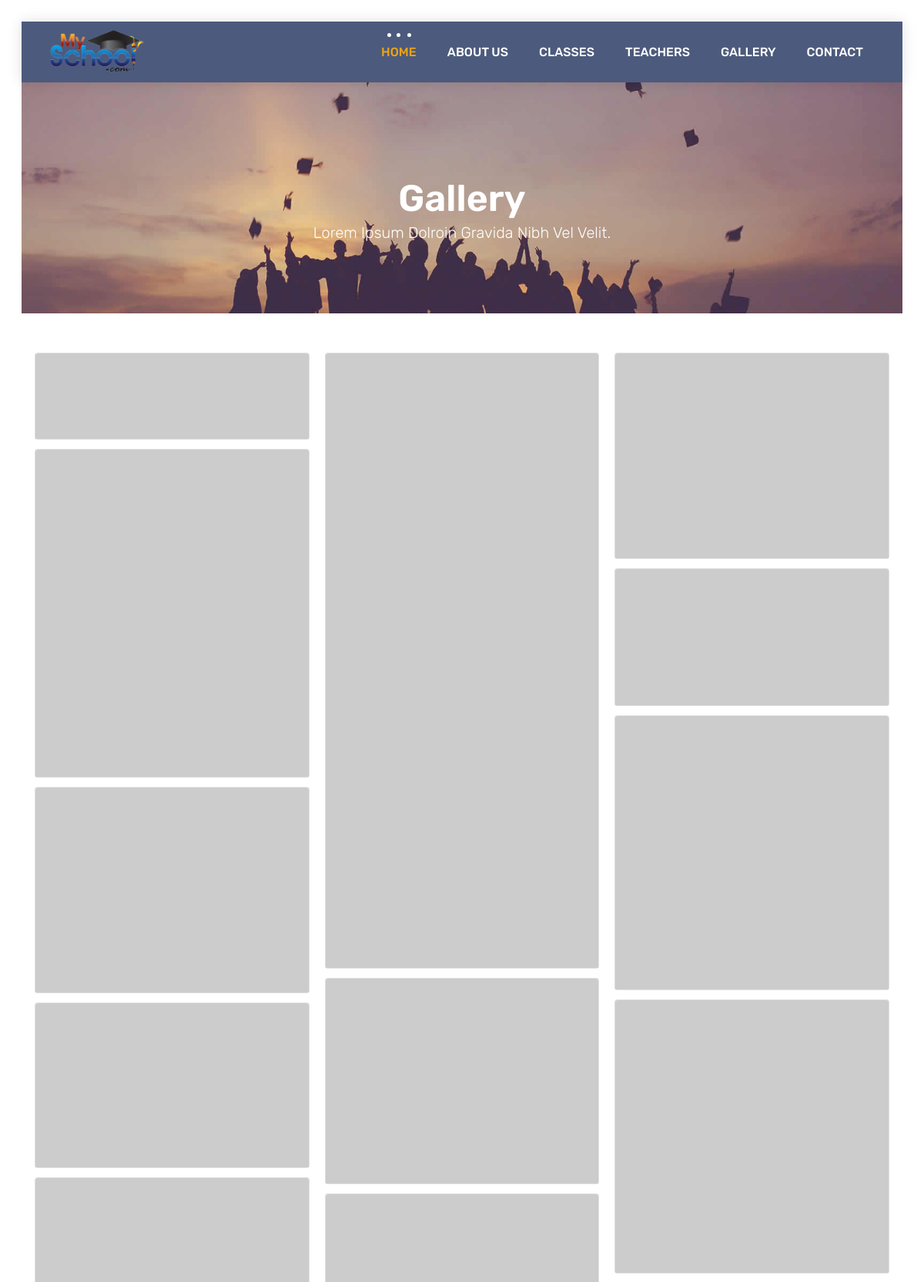
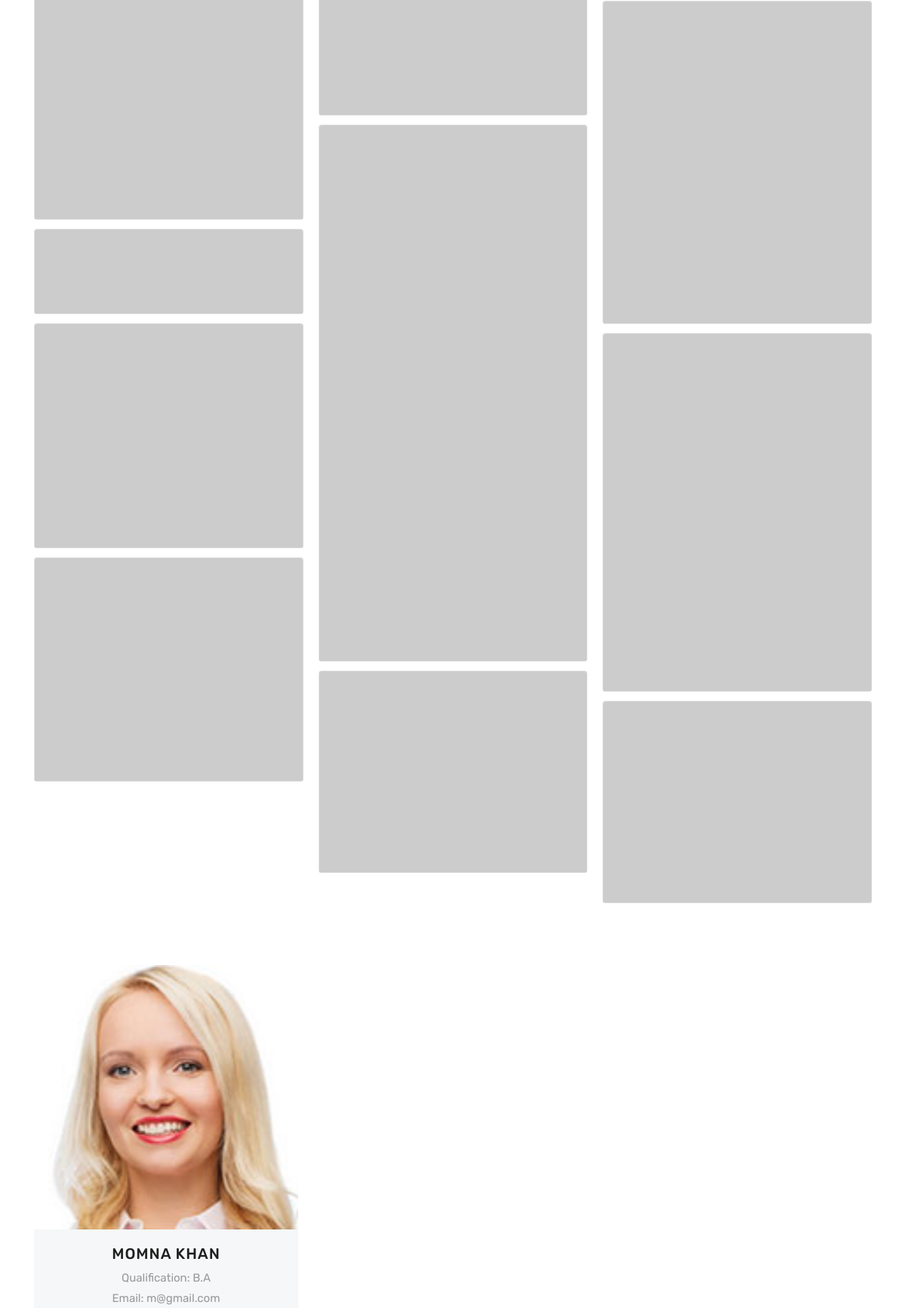
/gallery.php (signed in, upper part), run on the app's committed database (2 pictures, top to bottom).
### tables this page shows
CREATE TABLE `teacher` (
  `Id` int(11) NOT NULL,
  `Image_Url` varchar(225) NOT NULL,
  `Name` varchar(225) NOT NULL,
  `Email` varchar(225) NOT NULL,
  `Pass` varchar(225) NOT NULL,
  `Phone` varchar(225) NOT NULL,
  `Qualification` varchar(225) NOT NULL,
  `Subjects` varchar(225) NOT NULL,
  `Role` int(11) NOT NULL DEFAULT 1
);

### gallery.php (the view, shortened to what this page needs)
<?php
 $conn = mysqli_connect("localhost","root","","online-school-system");
?>
<!DOCTYPE html>
<html lang="en">
 <head>
   <link rel="stylesheet" href="css/bootstrap.min.css">
   <link rel="stylesheet" href="style.css">
   <link rel="stylesheet" href="css/versions.css">
   <link rel="stylesheet" href="css/responsive.css">
   <link rel="stylesheet" href="css/custom.css">
 </head>
 <body class="host_version">
     <?php
     include_once("nav.php");
     ?>
	 <div class="all-title-box">
	     <div class="container text-center">
			 <h1>Gallery<span class="m_1">Lorem Ipsum dolroin gravida nibh vel velit.</span></h1>
		 </div>
	 </div>
     <br>
     <br>
     <div class="container">
  <div class="card-columns">
    <div class="card "> <img class="card-img-top" src="	https://placeimg.com/640/200/tech/1	" alt="Card image cap"> </div>
    <div class="card "> <img class="card-img-top" src="	https://placeimg.com/400/480/tech/2	" alt="Card image cap"> </div>
    <div class="card "> <img class="card-img-top" src="	https://placeimg.com/640/480/tech/3	" alt="Card image cap"> </div>
    <div class="card "> <img class="card-img-top" src="	https://placeimg.com/500/300/tech/4	" alt="Card image cap"> </div>
    <div class="card "> <img class="card-img-top" src="	https://placeimg.com/400/480/tech/5	" alt="Card image cap"> </div>
    <div class="card "> <img class="card-img-top" src="	https://placeimg.com/640/200/tech/6" alt="Card image cap"> </div>
    <div class="card "> <img class="card-img-top" src="	https://placeimg.com/600/500/tech/7" alt="Card image cap"> </div>
    <div class="card "> <img class="card-img-top" src="	https://placeimg.com/600/500/tech/8" alt="Card image cap"> </div>
    <div class="card "> <img class="card-img-top" src="	https://placeimg.com/200/450/tech/20" alt="Card image cap"> </div>
    <div class="card "> <img class="card-img-top" src="	https://placeimg.com/640/480/tech/10" alt="Card image cap"> </div>
    <div class="card "> <img class="card-img-top" src="	https://placeimg.com/640/480/tech/11" alt="Card image cap"> </div>
    <div class="card "> <img class="card-img-top" src="	https://placeimg.com/200/400/tech/12" alt="Card image cap"> </div>
    <div class="card "> <img class="card-img-top" src="	https://placeimg.com/640/480/tech/21" alt="Card image cap"> </div>
    <div class="card "> <img class="card-img-top" src="	https://placeimg.com/640/480/tech/14" alt="Card image cap"> </div>
    <div class="card "> <img class="card-img-top" src="	https://placeimg.com/400/200/tech/15" alt="Card image cap"> </div>
    <div class="card "> <img class="card-img-top" src="	https://placeimg.com/300/300/tech/16" alt="Card image cap"> </div>
    <div class="card "> <img class="card-img-top" src="	https://placeimg.com/300/300/tech/17" alt="Card image cap"> </div>
    <div class="card "> <img class="card-img-top" src="	https://placeimg.com/400/480/tech/18" alt="Card image cap"> </div>
    <div class="card "> <img class="card-img-top" src="	https://placeimg.com/300/400/tech/19" alt="Card image cap"> </div>
    <div class="card "> <img class="card-img-top" src="	https://placeimg.com/400/300/tech/20" alt="Card image cap"> </div>
  </div>
</div>
	 <div id="teachers" class="section wb">
         <div class="container">
             <div class="row">
	             <div class="col-md-4">
					 <div class="our-team">
						 <?php
                             $query = "SELECT * FROM `teacher`";
                             $result = mysqli_query($conn,$query);
                             if(mysqli_num_rows($result))
                               {
                                 while($row = mysqli_fetch_array($result)){
                            ?>
						 <div class="team-img">
							 <img src="images/team-1.jpg">
						 </div>
					     <div class="team-content">
						     <h3 class="title"><?php echo $row[2];?></h3>
                             <span class="post">Qualification: <?php echo $row[6];?></span>
							 <span class="post">Email: <?php echo $row[3];?></span>
						 </div>
						 <?php
			 				 }
								}
						 ?>
				     </div>
				 </div>
             </div>
         </div>
     </div>
   <?php
         include_once("footer.php");
        ?>
 </body>
</html>

### style.css (style rules this page uses)
body { color: #333333; font-size: 14px; font-family: 'Rubik', sans-serif; line-height: 1.80857; }
html, body { height: 100%; }
h1, h2, h3, h4, h5, h6 { letter-spacing: 0; font-weight: normal; position: relative; padding: 0 0 10px 0; font-weight: normal; line-height: 120% !important; color: #1f1f1f; margin: 0 }
h1 { font-size: 24px }
h3 { font-size: 18px }
.section { display: block; position: relative; overflow: hidden; padding: 70px 0; }
.section.wb { background-color: #ffffff; }
.all-title-box { background: url(images/banner.jpg)no-repeat; -webkit-background-size: cover; -moz-background-size: cover; -o-background-size: cover; background-size: cover; background-position: center; min-height: 300px; }
.all-title-box h1 { color: #fff; font-weight: 600; text-transform: capitalize; padding-top: 11%; font-size: 48px; line-height: 0px; }
span.m_1 { font-weight: 300; font-size: 20px; line-height: 1.5em; display: block; }
.our-team { text-align: center; margin-bottom: 30px; }
.our-team .team-img { overflow: hidden; position: relative; }
.our-team .team-img img { width: 100%; height: auto; }
.our-team .team-content { padding: 20px 0; background: #f5f7f8; color: #54478a; }
.our-team .title { display: block; font-size: 20px; font-weight: 500; letter-spacing: 1px; text-transform: uppercase; margin: 0 0 7px 0; padding: 0px; }
.our-team .post { display: block; font-size: 15px; color: #999; }

### gallery.php (style rules this page uses)
body { padding: 2em; }
.card { border: none; }
img, .card-img-top { border-radius: 0em; }
@media (min-width: 576px) { .card-columns { column-count: 2; } }
@media (min-width: 768px) { .card-columns { column-count: 3; } }
@media (min-width: 992px) { .card-columns { column-count: 4; } }
@media (min-width: 1200px) { .card-columns { column-count: 5; } }

### data on the page
teacher: Name "MOMNA KHAN", Qualification "B.A", Email "m@gmail.com"
